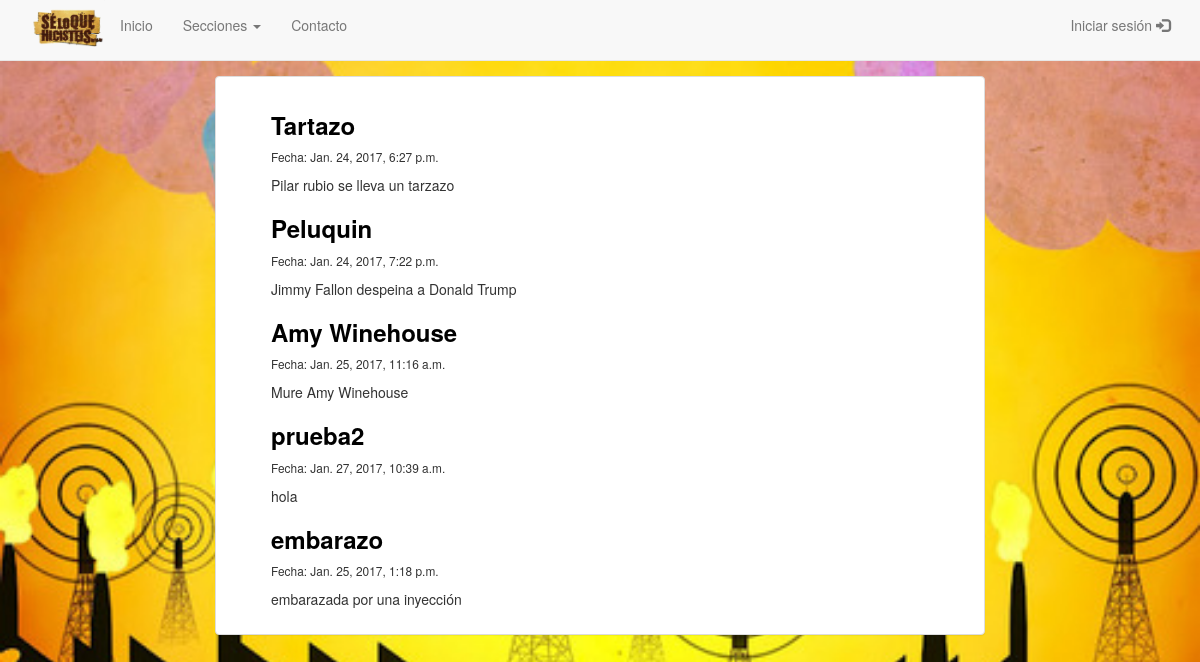
Screenshot of /noticias/ with the database file from the repository.
### noticias/models.py (models this page shows, shortened)
class Noticia(models.Model):
    name = models.CharField(max_length = 300)
    autor = models.ForeignKey(User)
    breveDescripcion = models.CharField(max_length = 300)
    parrafo1 = models.CharField(max_length = 1000)
    parrafo2 = models.CharField(max_length = 1000, blank=True, null=True)
    parrafo3 = models.CharField(max_length = 1000, blank=True, null=True)
    parrafo4 = models.CharField(max_length = 1000, blank=True, null=True)
    parrafo5 = models.CharField(max_length = 1000, blank=True, null=True)
    parrafo6 = models.CharField(max_length = 1000, blank=True, null=True)
    fecha = models.DateTimeField(auto_now=True)
    fuente = models.CharField(max_length = 300)
    imagen = models.ImageField(upload_to = "noticias/static/photos/%Y/%m/%d",blank=True,null=True)
    seccion = models.ForeignKey(Seccion)

### noticias/views.py (the view)
# urls.py: url(r'^noticias/', include('noticias.urls')),
def noticias(request):
    lista=Noticia.objects.all()
    return render(request, 'noticias/noticias.html', {'lista': lista} )

### noticias/templates/noticias/noticias.html
{% extends "index.html" %}
{% load staticfiles %}
{% block midblock %}
<div class="col-sm-8">
<br><a href="/noticias/"><img src="{% static 'img/banner.png' %}" class="img-responsive" /></a><br>
    <br><div class="panel panel-default  ">
      <div class="panel-body">
        <p>
          {% if lista %}
            <ul>
            {% for noticia in lista %}
              <a align="left" href="/noticias/{{ noticia.id }}/"><p><h3><b>{{ noticia.name }}</b></h3></p></a>
              <p align="left" style="font-size:85%"> Fecha: {{ noticia.fecha }} </p>
              <p align="justify"> {{ noticia.breveDescripcion }}</p>
            {% endfor %}
            </ul>
          {% else %}
            <p><h3>No hay noticias disponibles en esta sección.</h3></p>
          {% endif %}
        </p>
      </div>
      </div>
</div>
{% endblock %}

### noticias/templates/index.html (shortened to what this page needs)
{% load staticfiles %}
<!DOCTYPE html>
<html lang="es">
<head>
		<link rel="stylesheet" href="http://maxcdn.bootstrapcdn.com/bootstrap/3.3.5/css/bootstrap.min.css">
</head>
<body>
	<nav class="navbar navbar-default navbar-fixed-top">
		<div class="container">
			<div class="navbar-header">
				<a class="pull-left" href="/noticias/"><img  href="/" src="{% static 'logo.png' %}" height="60px"/></a>
			</div>
			<div class="collapse navbar-collapse navbar-ex1-collapse">
				<ul class="nav navbar-nav">
					<li><a href="/noticias/">Inicio</a></li>
					<li class="dropdown">
						<a class="dropdown-toggle" data-toggle="dropdown" href="/">Secciones <span class="caret"></span></a>
					</li>
					<li><a href="/contacto/">Contacto</a></li>
				</ul>
				<ul class="nav navbar-nav navbar-right">
					{% if user.is_authenticated %}
            			{% if user.is_superuser %}
                    <!-- con el primer if, controlamos estar autentificados,
                    y en el segundo comprobamos si somos sudo, para mostrar el menú pertinente-->
					<li class="dropdown">
						<a class="dropdown-toggle" data-toggle="dropdown" href="#">Gestión <span class="glyphicon glyphicon-cog"></span></a>
						<ul class="dropdown-menu">
							<li class="dropdown-header">Noticia</li>
							<li><a href="/noticias/gestion/nueva-noticia/" > Añadir </a></li>
							<li><a href="/noticias/gestion/modificar-noticia/ "> Modificar </a></li>
							<li><a href="/noticias/gestion/eliminar-noticia/ "> Eliminar </a></li>
							<li role="separator" class="divider"></li>
							<li class="dropdown-header">Sección</li>
							<li><a href="/noticias/gestion/ver-secciones/" > Ver </a></li>
							<li><a href="/noticias/gestion/nueva-seccion/" > Añadir </a></li>
							<li><a href="/noticias/gestion/eliminar-seccion/ "> Eliminar </a></li>
						</ul>
					</li>
            		{% endif %}
            		<li class="dropdown">
						<a class="dropdown-toggle" data-toggle="dropdown" href="#">Bienvenido/a {{user.username}} <span class="glyphicon glyphicon-chevron-down"></span></a>
						<ul class="dropdown-menu">
							<li><a href="/noticias/configuracion/cambiar-clave/" > Cambiar contraseña </a></li>
							<li><a href="/noticias/configuracion/eliminar-usuario/ "> Eliminar usuario </a></li>
							<li role="separator" class="divider"></li>
							<li><a href="/noticias/logout/">Desconectarse <span class="glyphicon glyphicon-log-out"></span> </a></li>
						</ul>
					</li>
            		{% else %}
					<li><a href="/noticias/login/">Iniciar sesión <span class="glyphicon glyphicon-log-in"></span></a></li>
					{% endif %}
				</ul>
			</div>
		</div>
	</nav>
	{% block bloques %}
	<div class="rows">
		{% block midblock %}{% endblock %}
	</div>
	{% endblock %}
</body>
</html>

### rows the page displays
Noticia: name "Tartazo", fecha "Jan. 24, 2017, 6:27 p.m.", breveDescripcion "Pilar rubio se lleva un tarzazo"
Noticia: name "Peluquin", fecha "Jan. 24, 2017, 7:22 p.m.", breveDescripcion "Jimmy Fallon despeina a Donald Trump"
Noticia: name "Amy Winehouse", fecha "Jan. 25, 2017, 11:16 a.m.", breveDescripcion "Mure Amy Winehouse"
Noticia: name "prueba2", fecha "Jan. 27, 2017, 10:39 a.m.", breveDescripcion "hola"
Noticia: name "embarazo", fecha "Jan. 25, 2017, 1:18 p.m.", breveDescripcion "embarazada por una inyección"
